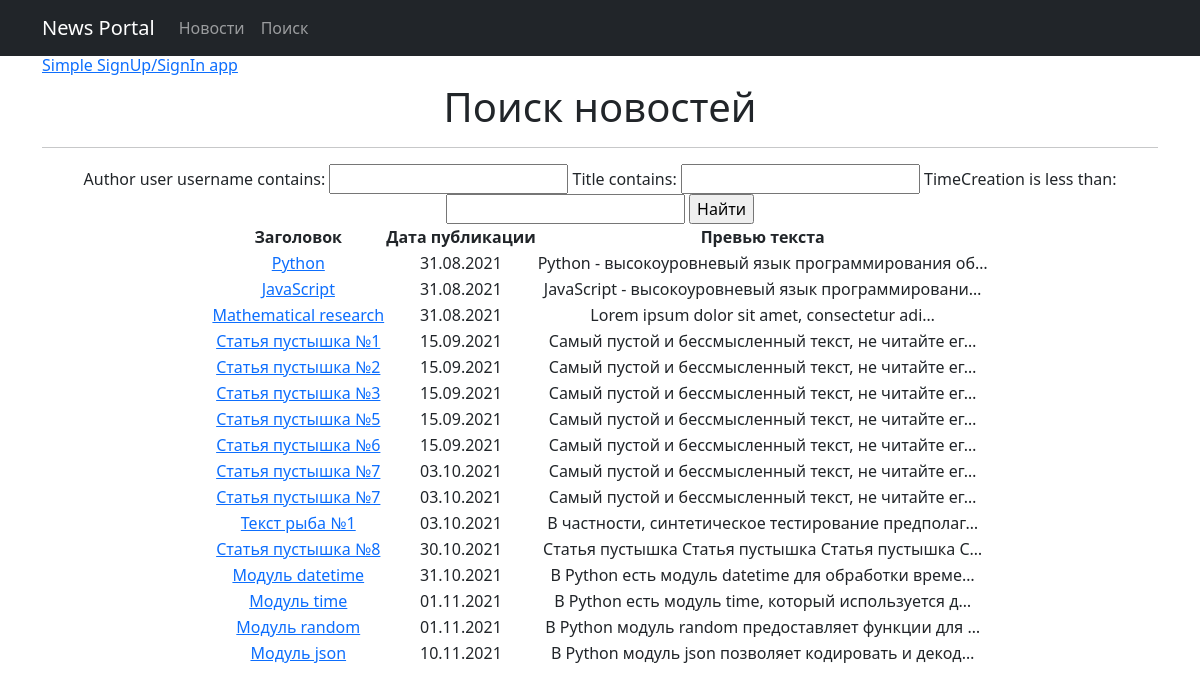
/news/search, run on the app's committed database.
### newapp/models.py (models this page shows, shortened)
class Post(models.Model):
    author = models.ForeignKey(Author, on_delete=models.CASCADE)
    ARTICLE = "AR"
    NEWS = "NE"
    TYPE = [
        (ARTICLE, "Статья"),
        (NEWS, "Новость")
    ]
    type = models.CharField(max_length=2, choices=TYPE, default=ARTICLE)
    timeCreation = models.DateTimeField(auto_now_add=True)
    categories = models.ManyToManyField(Category, through="PostCategory")
    title = models.CharField(max_length=128)
    text = models.TextField()
    rating = models.SmallIntegerField(default=0)

### newapp/views.py (the view)
# urls.py: path('search', PostSearch.as_view(), name='post_search'),
class PostSearch(ListView):
    model = Post
    template_name = 'post_search.html'
    context_object_name = 'posts'
    def get_context_data(self, **kwargs):
        context = super().get_context_data(**kwargs)
        context['filter'] = PostFilter(self.request.GET, queryset=self.get_queryset())
        return context

### newapp/templatetags/custom_filters.py (called while the page is built)
@register.filter(name='censor')
def censor(value, arg):
    obscenity = ['блять']
    list_value = value.split()
    for i in range(len(list_value)):
        if list_value[i] in obscenity:
            list_value[i] = arg
    return " ".join(list_value)

### templates/post_search.html (shortened to what this page needs)
{% extends 'default.html' %}
{% load custom_filters %}
{% block content %}
    <h1>Поиск новостей</h1>
    <hr>
    {% if posts %}
        <form method="GET" class="mx-auto">
            {{ filter.form }}
            <input type="submit" value="Найти">
        </form>
        <table class="mx-auto">
            <thead>
                <tr>
                    <th>Заголовок</th>
                    <th>Дата публикации</th>
                    <th>Превью текста</th>
                </tr>
            </thead>
        {% for post in filter.qs %}
            <tr>
                <td><a href="{% url 'post_detail' post.id %}">{{ post.title|censor:"" }}</a></td>
                <td>{{ post.timeCreation|date:"d.m.Y" }}</td>
                <td>{{ post.text|truncatechars:50|censor:"" }}</td>
            </tr>
        {% endfor %}
        </table>
    {% else %}
        <h2>Новостей нет!</h2>
    {% endif %}
{% endblock content %}

### templates/default.html (shortened to what this page needs)
{% load static %}
<!DOCTYPE html>
<html lang="en">
<head>
  <link href="{% static 'bootstrap_template-BARE/css/styles.css' %}" rel="stylesheet">
</head>
<body>
  <nav class="navbar navbar-expand-lg navbar-dark bg-dark static-top">
    <div class="container">
      <a class="navbar-brand" href="#">News Portal</a>
      <div class="collapse navbar-collapse" id="navbarResponsive">
        <ul class="navbar-nav ml-auto">
          <li class="nav-item active">
            <a class="nav-link" href="{% url 'home' %}">Новости</a>
          </li>
          <li class="nav-item">
            <a class="nav-link" href="{% url 'post_search' %}">Поиск</a>
          </li>
        </ul>
      </div>
    </div>
  </nav>
  <div class="container">
    <div class="row">
      <h6><a href="/">Simple SignUp/SignIn app</a></h6>
      <div class="col-lg-12 text-center">
        {% block content %}
        {% endblock content %}
      </div>
    </div>
  </div>
</body>
</html>

### data on the page
Post: title|censor "Python", timeCreation "31.08.2021", text|censor "Python - высокоуровневый язык программирования об…"
Post: title|censor "JavaScript", timeCreation "31.08.2021", text|censor "JavaScript - высокоуровневый язык программировани…"
Post: title|censor "Mathematical research", timeCreation "31.08.2021", text|censor "Lorem ipsum dolor sit amet, consectetur adi…"
Post: title|censor "Статья пустышка №1", timeCreation "15.09.2021", text|censor "Самый пустой и бессмысленный текст, не читайте ег…"
Post: title|censor "Статья пустышка №2", timeCreation "15.09.2021", text|censor "Самый пустой и бессмысленный текст, не читайте ег…"
Post: title|censor "Статья пустышка №3", timeCreation "15.09.2021", text|censor "Самый пустой и бессмысленный текст, не читайте ег…"
Post: title|censor "Статья пустышка №5", timeCreation "15.09.2021", text|censor "Самый пустой и бессмысленный текст, не читайте ег…"
Post: title|censor "Статья пустышка №6", timeCreation "15.09.2021", text|censor "Самый пустой и бессмысленный текст, не читайте ег…"
Post: title|censor "Статья пустышка №7", timeCreation "03.10.2021", text|censor "Самый пустой и бессмысленный текст, не читайте ег…"
Post: title|censor "Статья пустышка №7", timeCreation "03.10.2021", text|censor "Самый пустой и бессмысленный текст, не читайте ег…"
Post: title|censor "Текст рыба №1", timeCreation "03.10.2021", text|censor "В частности, синтетическое тестирование предполаг…"
Post: title|censor "Статья пустышка №8", timeCreation "30.10.2021", text|censor "Статья пустышка Статья пустышка Статья пустышка С…"
Post: title|censor "Модуль datetime", timeCreation "31.10.2021", text|censor "В Python есть модуль datetime для обработки време…"
Post: title|censor "Модуль time", timeCreation "01.11.2021", text|censor "В Python есть модуль time, который используется д…"
Post: title|censor "Модуль random", timeCreation "01.11.2021", text|censor "В Python модуль random предоставляет функции для …"
Post: title|censor "Модуль json", timeCreation "10.11.2021", text|censor "В Python модуль json позволяет кодировать и декод…"
